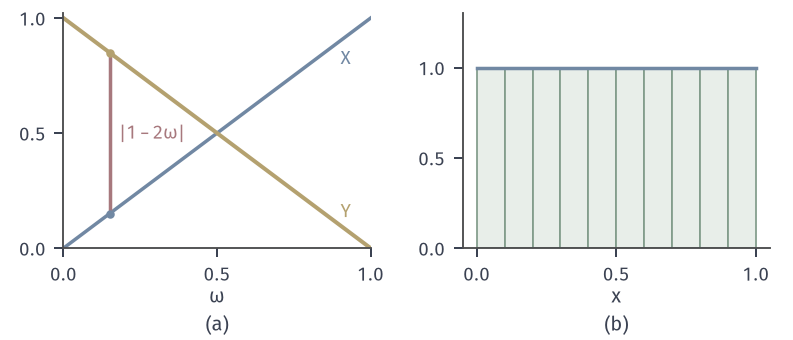

This figure's Python source:
from pathlib import Path
import sys
HERE = Path(__file__).resolve().parent
sys.path.insert(0, str(HERE.parent/"weak-common"))
from weak_fig import *
# Omega=[0,1] with length. X(w)=w, Y(w)=1-w are both Unif(0,1) but |X-Y|=|1-2w|.
fig, axes = figure(width_mm=112, height_mm=48, ncols=2)
panel(fig, left=.08, wspace=.3, bottom=.27)
ax = axes[0]; w = np.linspace(0, 1, 200)
ax.plot(w, w, color=BLUE, lw=1.4); ax.plot(w, 1-w, color=YELLOW, lw=1.6)
w0 = .15; ax.plot([w0, w0], [w0, 1-w0], color=RED, lw=1.4)
dot(ax, w0, w0, BLUE, ms=3.4); dot(ax, w0, 1-w0, YELLOW, ms=3.4)
lab(ax, .92, .8, r'$X$', BLUE, ha='center'); lab(ax, .92, .2, r'$Y$', YELLOW, ha='center', va='top')
lab(ax, w0+.03, .5, r'$|1-2\omega|$', RED, va='center')
ax.set_xlim(0, 1); ax.set_ylim(0, 1.02); ax.set_xticks([0, .5, 1]); ax.set_yticks([0, .5, 1])
axlab(ax, r'$\omega$')
ax = axes[1]; om = (np.arange(2000)+.5)/2000; bins = np.linspace(0, 1, 11)
hx, _ = np.histogram(om, bins, density=True); hy, _ = np.histogram(1-om, bins, density=True)
assert np.allclose(hx, hy)
ax.bar(bins[:-1], hx, width=.1, align='edge', color=GREEN_FILL, edgecolor=GREEN, lw=.7)
ax.plot([0, 1], [1, 1], color=BLUE, lw=1.4)
ax.set_xlim(-.05, 1.05); ax.set_ylim(0, 1.3); ax.set_xticks([0, .5, 1]); ax.set_yticks([0, .5, 1])
axlab(ax, r'$x$')
tags(fig, axes)
save(fig, HERE, 'figure', {'P_|X-Y|>1/2': 0.5, 'hist_equal': True})
